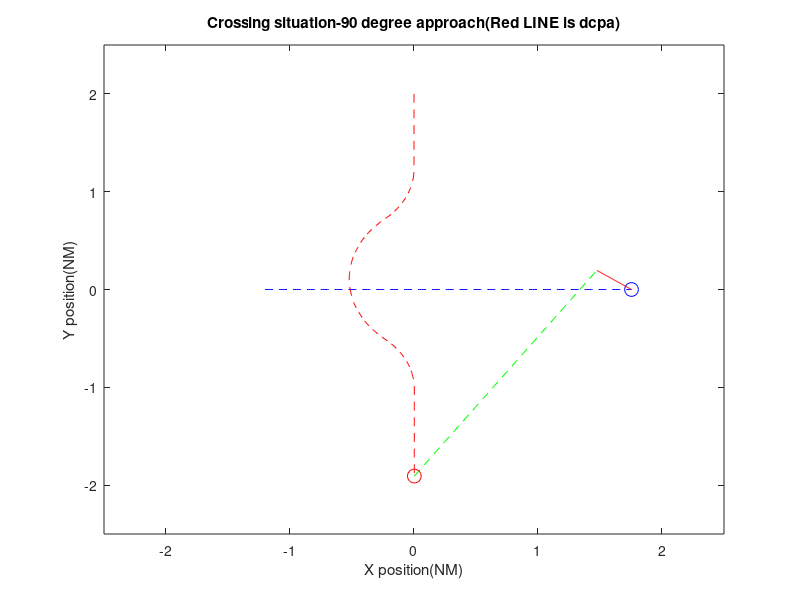

MATLAB code to generate this figure: (Note: this script raises an error after producing the figure.)
clc, clear all, close all

%%%%%%%%%%% case 1 %%%%%%%%%%%%%%%%%%%
% Set up the initial positions of the red ship and obstacle
init_position = [0, 2];
goal_position = [0, -2];

obstacle_position = [-1.2, 0];


% Set up the velocity vectors for the red ship and obstacle
V0 = 0.02;
red_ship_velocity_abs = V0;
obstacle_velocity = [0.014 , 0];


%initial position of red ship
red_ship_position = init_position;

%calculate initial heading angle
heading0 = atan2(goal_position(2) - init_position(2), goal_position(1) - init_position(1));
heading = heading0;
heading_p = heading;

% % %%%%%%%%%%%%% case 2 %%%%%%%%%%%%%%%%%%%%%%%
% % % Set up the initial positions of the red ship and obstacle
% % init_position = [0, -1.5];
% % goal_position = [0, 2];
% % 
% % obstacle_position = [-1, .5];
% % 
% % 
% % % Set up the velocity vectors for the red ship and obstacle
% % V0 = 0.02;
% % red_ship_velocity_abs = V0;
% % obstacle_velocity = [0.014 , 0];
% % 
% % 
% % %initial position of red ship
% % red_ship_position = init_position;
% % 
% % %calculate initial heading angle
% % heading0 = atan2(goal_position(2) - init_position(2), goal_position(1) - init_position(1));
% % heading = heading0;


% % %%%%%%%%%%%%% case 3 %%%%%%%%%%%%%%%%%%%%%%%
% % % Set up the initial positions of the red ship and obstacle
% % init_position = [-1.5, 1.5];
% % goal_position = [1.5, -1.5];
% % 
% % obstacle_position = [-0.85, -0.95];
% % 
% % 
% % % Set up the velocity vectors for the red ship and obstacle
% % V0 = 0.02;
% % red_ship_velocity_abs = V0;
% % obstacle_velocity = [0.011 , 0.011];


%initial position of red ship
red_ship_position = init_position;

%calculate initial heading angle
%angle between x axis and line that passes goal poisition and init
%position.
heading0 = atan2(goal_position(2) - init_position(2), goal_position(1) - init_position(1));
heading = heading0;

% Set up the time step and the duration of the simulation
dt = 1;

% Set up the path array to store the positions of the red ship during movement
path = [red_ship_position(1), red_ship_position(2)];

% Set up the path array to store the positions of the obstacle during movement
path2 = [obstacle_position(1), obstacle_position(2)];

%distance ship and obstacle
%Euclidean distance between two points
dist =  (norm(red_ship_position- obstacle_position)); 

cir_angle = 0;    %angle of circle path for red ship
cir_flag = 0;     %Status on whether the reship is on a circular path
obstacle_pass = 0;%Status on whether the obstacle passes or not
reft_pass = 0 ;   %status on whether the red ship move to left
frames = [];
dcpa_list = []
% Loop over until red ship reaches to goal point
while norm(red_ship_position - goal_position)>0.1
    
    % calculate the velocity of redship
    red_ship_velocity = red_ship_velocity_abs *[cos(heading), sin(heading)];
    % Update the positions of the red ship and obstacle based on their velocities
    red_ship_position(1) = red_ship_position(1) + red_ship_velocity(1) * dt;
    red_ship_position(2) = red_ship_position(2) + red_ship_velocity(2) * dt;  

    obstacle_position = obstacle_position + obstacle_velocity .* dt;


    % Determine the distance between the red ship and the obstacle
    %Euclidean distance between two points
    distance = (norm(red_ship_position- obstacle_position));   
    % redship's relative velocity to obstacle
    velocity_r = red_ship_velocity - obstacle_velocity;
    % redship's relative position to obstacle
    position_r = red_ship_position - obstacle_position;
    % calculate the dcpa from the relative velocity and position of red ship to obstacle
    dcpa = abs(position_r(1)*velocity_r(2)-position_r(2)*velocity_r(1))/norm(velocity_r);
    dcpa_list = [dcpa_list dcpa];
    % calculate the DCPA point.
    position_dcpa_r = dcpa*[-velocity_r(2), velocity_r(1)]/norm(velocity_r);
    position_dcpa = obstacle_position + sign(position_dcpa_r*position_r')*position_dcpa_r;
    % get the line with the direction relative velocity
    x_r = red_ship_position(1):(position_dcpa(1)-red_ship_position(1))*0.02:position_dcpa(1);
    y_r = red_ship_position(2):(position_dcpa(2)-red_ship_position(2))*0.02:position_dcpa(2);
    % get the line with vertical to relative velocity
    x_r1 = obstacle_position(1):(position_dcpa(1)-obstacle_position(1))*0.02:position_dcpa(1);
    y_r1 = obstacle_position(2):(position_dcpa(2)-obstacle_position(2))*0.02:position_dcpa(2);

    disp(dcpa);
    %% form path to avoid the obstacle
    if distance < 1.4 && cir_flag ==0 && obstacle_pass ==0
         cir_flag =1;
       
         %determine the obtable on left or right of path 
         %https://math.stackexchange.com/questions/274712/calculate-on-which-side-of-a-straight-line-is-a-given-point-located
         
         d = (obstacle_position(1) - init_position(1))*(goal_position(2)- init_position(2)) -...
             (obstacle_position(2) - init_position(2))*(goal_position(1)- init_position(1));
         
         if d >= 0
             reft_pass = 0;
         else
             reft_pass = 1;
         end
    
         
    end
    
    %Update the heading angle of the red ship to avoid the obstacle
    if cir_flag ==1
        
        if reft_pass == 0
                        
             %calculate the disired the heading angle
             %ship moves harf circle, threshod angle must be pi, but
             %threshold value pi -pi/4.55 is to smooth switch
             %from circlar path to straight path. 
             %this means ship starts to switch from circluar path to
             %straight path at pi - pi/4.55 angle
             
             if cir_angle > pi-pi/4.55
                 
                 d_heading = heading0;                   %disired heading angle of straight path
             else
                 
                 %angle of circlar path
                 d_heading = heading0 + cir_angle -pi/2 ;%disired heading angle of circlar path
             end
             
            
            
            %caculate the heading angle 
            % these command perform the relax of path when switching from
            % line to circular of when switch from circluar to line
            
            if d_heading >heading
                heading = heading +0.03;
            else
                heading = heading -0.03;
            end

        else
             %calculate the disired the heading angle
             %ship moves harf circle, threshod angle must be pi, but
             %threshold value pi -pi/4.55 is to smooth switch
             %from circlar path to straight path. 
             %this means ship starts to switch from circluar path to
             %straight path at pi - pi/4.55 angle
             
             if cir_angle > (pi-pi/4.55)
                 
                 d_heading = heading0;                   %disired heading angle of straight path 
             else
                 %angle of circlar path
                 d_heading = heading0 - cir_angle + pi/2 ;%disired heading angle of straigt path
             end
            
            %caculate the heading angle 
            % these command perform the relax of path when switching from
            % line to circular of when switch from circluar to line
            
            if d_heading >heading
                heading = heading + 0.03;
            else
                heading = heading - 0.03;
            end

        end
        
        %update angle of circle path
        cir_angle = cir_angle + 0.025;
                
        if cir_angle>pi;
            cir_flag = 0;
            obstacle_pass = 1;
        end
        
    else
        red_ship_velocity_abs = V0;
        heading = heading0;   
        
    end
     
    % 
    
    % Store the position of the red ship in the path array
    path = [path; [red_ship_position(1),red_ship_position(2)]];
    
    % Store the position of the obstacle in the path array
    path2 = [path2; [obstacle_position(1),obstacle_position(2)]];

    dist = [dist;distance];
    
    %Sore the heading angle in array
    heading_p = [heading_p, heading]; 
    
    % Plot the positions of the red ship and obstacle
    figure(1)
    plot(path(:,1), path(:,2), 'r--')
    hold on
    
    plot(path2(:,1), path2(:,2), 'b--')
    
    plot(x_r,y_r,'g--')
    plot(x_r1,y_r1,'r-')

    plot(red_ship_position(1), red_ship_position(2), 'ro', 'MarkerSize', 10)
    plot(obstacle_position(1), obstacle_position(2), 'bo', 'MarkerSize', 10)
    xlim([-2.5, 2.5])
    ylim([-2.5, 2.5])
    
    title('Crossing situation-90 degree approach(Red LINE is dcpa)')
    xlabel('X position(NM)')
    ylabel('Y position(NM)')
    
    pause(0.03)
    hold off
        drawnow;
    frame = getframe(gcf);
    frames = [frames, frame];
    
    
end

% Save the frames as a GIF
filename = 'crossing_obs_trail.gif';
for t = 1:length(frames)
    % Convert the current frame to indexed format
    [ind, map] = rgb2ind(frames(t).cdata, 100);%256
    % Write the indexed image to the GIF file
    if t == 1
        % If this is the first frame, create the file
        imwrite(ind, map, filename, 'gif', 'LoopCount', Inf, 'DelayTime', 0.1);
    else
        % If this is not the first frame, append to the file
        imwrite(ind, map, filename, 'gif', 'WriteMode', 'append', 'DelayTime', 0.1);
    end
end

figure(2)
plot(1:length(dist), dist, 'b')
title('Distance between ship and obstacle')
xlabel('time(s)')
ylabel('distance (NM)')

figure(2)
plot(1:length(dcpa_list), dcpa_list, 'b')
title('DCPA between ship and obstacle')
xlabel('time(s)')
ylabel('distance (NM)')

heading_p = heading_p/pi*180;
figure(3)
plot(1:length(heading_p), heading_p, 'r')
title('Bearing of the vessel')
xlabel('time(s)')
ylabel('heading angle(degree)')


